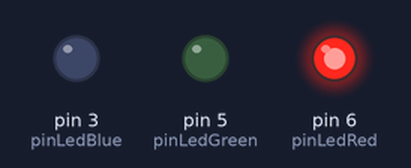
Simulated run of this sketch. Board: Arduino Uno, built with avr-gcc and run on an emulated ATmega328P. Parts: output pins drawn as LEDs (lit = HIGH).

Above: at 2.5 s.
At 7.5 s:
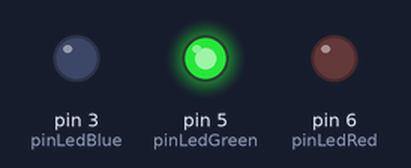
At 12.5 s:
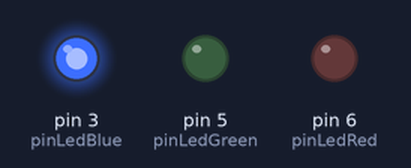
Timing chart, 0 to 19.5 s (numbered marks = the images above):
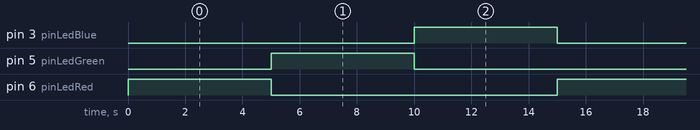

Measured:
- by itself, pin 3 (pinLedBlue), pin 5 (pinLedGreen), pin 6 (pinLedRed): alternates HIGH for 5.0 s and LOW for 10.0 s
- by itself, everything shown: repeats every 15.0 s, in 4 steps

The sketch:

sketch_oct25a.ino
```cpp
int pinLedRed = 6;
int pinLedGreen = 5;
int pinLedBlue =3;
//int pinPote =A0;
//int pote =0;
//int pote_mv =0;

void setup() {
  // put your setup code here, to run once:
  pinMode(pinLedRed,OUTPUT);
  pinMode(pinLedGreen,OUTPUT);
  pinMode(pinLedBlue,OUTPUT);
 // Serial.begin(9600);

}

void loop() {
  // put your main code here, to run repeatedly:
/*  pote = analogRead(A0);
  pote_mv = map(pote,0,1023,0,255);
  Serial.println(pote_mv);
  analogWrite(pinLed,pote_mv);

 // if(pote_mv>2500)
   // digitalWrite(pinLed, HIGH);
 // else digitalWrite(pinLed, LOW);*/
 digitalWrite(pinLedRed, HIGH);
 delay(5000);
 digitalWrite(pinLedRed, LOW);
 digitalWrite(pinLedGreen, HIGH);
 delay(5000);
 digitalWrite(pinLedGreen, LOW);
 digitalWrite(pinLedBlue, HIGH);
 delay(5000);
 digitalWrite(pinLedBlue, LOW);

}
```
